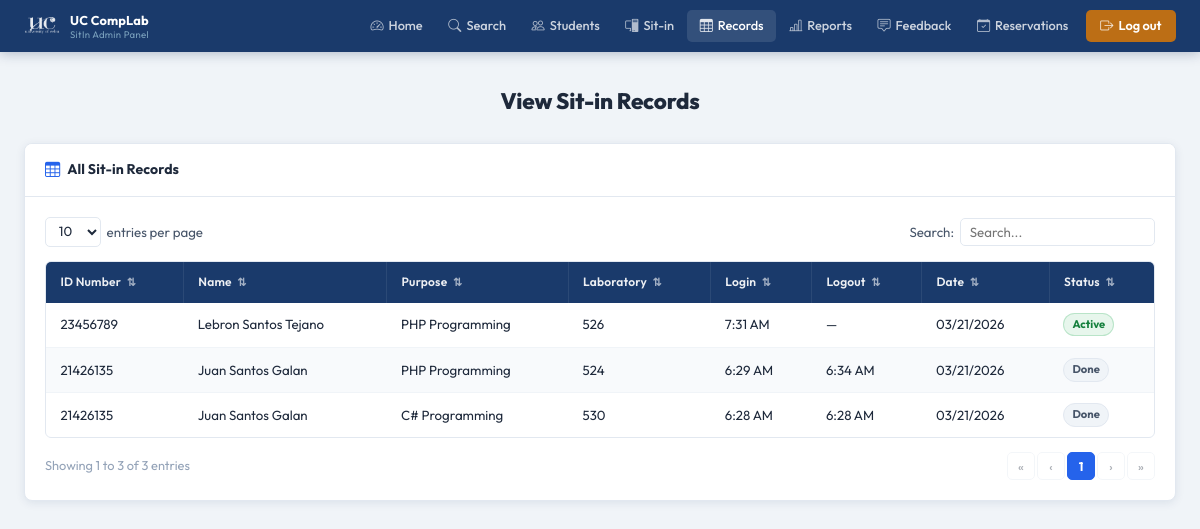
/pages/admin/view-sitin.php (signed in), run on an earlier commit of the app's database.
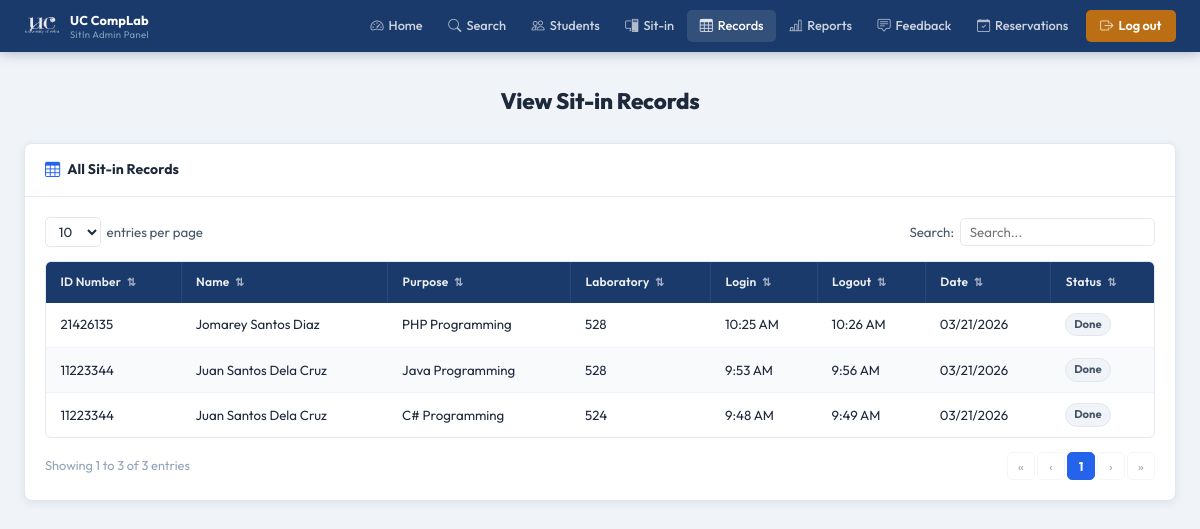
And on a later commit of the database.
### tables this page shows
CREATE TABLE sit_in_logs (
            id          INTEGER PRIMARY KEY AUTOINCREMENT,
            user_id     INTEGER NOT NULL,
            lab_room    TEXT    NOT NULL,
            purpose     TEXT,
            status      TEXT    DEFAULT 'active',
            login_time  DATETIME DEFAULT CURRENT_TIMESTAMP,
            logout_time DATETIME,
            FOREIGN KEY (user_id) REFERENCES users(id) ON DELETE CASCADE
        );

CREATE TABLE users (
            id                 INTEGER PRIMARY KEY AUTOINCREMENT,
            first_name         TEXT    NOT NULL,
            last_name          TEXT    NOT NULL,
            middle_name        TEXT,
            student_id         TEXT    UNIQUE NOT NULL,
            course             TEXT    NOT NULL,
            course_level       INTEGER NOT NULL,
            email              TEXT    UNIQUE NOT NULL,
            address            TEXT    NOT NULL,
            password           TEXT    NOT NULL,
            remaining_sessions INTEGER DEFAULT 30,
            created_at         DATETIME DEFAULT CURRENT_TIMESTAMP
        , profile_picture TEXT);

### pages/admin/view-sitin.php (the view, shortened to what this page needs)
<?php
$base = '../../';
$db = getDB();
$records = $db->query("
    SELECT s.id, u.student_id,
           u.first_name||' '||COALESCE(u.middle_name||' ','')||u.last_name AS full_name,
           s.purpose, s.lab_room,
           s.login_time, s.logout_time,
           DATE(s.login_time) AS log_date, s.status
    FROM sit_in_logs s
    JOIN users u ON u.id = s.user_id
    ORDER BY s.login_time DESC
")->fetchAll();
?>
<!DOCTYPE html>
<html lang="en">
<head>
  <link rel="stylesheet" href="<?= $base ?>assets/css/admin.css"/>
  <link rel="stylesheet" href="https://cdn.jsdelivr.net/npm/bootstrap-icons@1.11.3/font/bootstrap-icons.css"/>
</head>
<body>
<?php require_once __DIR__ . '/../../includes/admin-navbar.php'; ?>
<div class="admin-page">
  <div class="admin-inner">
    <h1 class="a-page-title">View Sit-in Records</h1>
    <div class="a-card">
      <div class="a-card-header">
        <i class="bi bi-table"></i> All Sit-in Records
      </div>
      <div class="a-card-body">
        <div class="a-table-controls">
          <div class="a-entries-wrap">
            <select id="recSelect" class="a-entries-select">
              <option>10</option><option>25</option><option>50</option>
            </select>
            <span>entries per page</span>
          </div>
          <div class="a-search-wrap">
            <label>Search:</label>
            <input type="text" id="recSearch" class="a-search-box" placeholder="Search..."/>
          </div>
        </div>
        <div class="a-table-wrap">
          <table class="a-table" id="recTable">
            <thead>
              <tr>
                <th class="a-sortable" data-col="0">ID Number <span class="a-sort-icon">⇅</span></th>
                <th class="a-sortable" data-col="1">Name <span class="a-sort-icon">⇅</span></th>
                <th class="a-sortable" data-col="2">Purpose <span class="a-sort-icon">⇅</span></th>
                <th class="a-sortable" data-col="3">Laboratory <span class="a-sort-icon">⇅</span></th>
                <th class="a-sortable" data-col="4">Login <span class="a-sort-icon">⇅</span></th>
                <th class="a-sortable" data-col="5">Logout <span class="a-sort-icon">⇅</span></th>
                <th class="a-sortable" data-col="6">Date <span class="a-sort-icon">⇅</span></th>
                <th class="a-sortable" data-col="7">Status <span class="a-sort-icon">⇅</span></th>
              </tr>
            </thead>
            <tbody id="recBody">
              <?php if (empty($records)): ?>
                <tr class="a-table-empty"><td colspan="8">No records found.</td></tr>
              <?php else: ?>
                <?php foreach ($records as $r): ?>
                  <tr class="a-data-row">
                    <td><?= htmlspecialchars($r['student_id']) ?></td>
                    <td><?= htmlspecialchars($r['full_name']) ?></td>
                    <td><?= htmlspecialchars($r['purpose'] ?? '—') ?></td>
                    <td><?= htmlspecialchars($r['lab_room']) ?></td>
                    <td><?= $r['login_time']  ? date('g:i A', strtotime($r['login_time']))  : '—' ?></td>
                    <td><?= $r['logout_time'] ? date('g:i A', strtotime($r['logout_time'])) : '—' ?></td>
                    <td><?= date('m/d/Y', strtotime($r['log_date'])) ?></td>
                    <td>
                      <?php $st = $r['logout_time'] ? 'done' : 'active'; ?>
                      <span class="a-badge badge-<?= $st ?>"><?= ucfirst($st) ?></span>
                    </td>
                  </tr>
                <?php endforeach; ?>
              <?php endif; ?>
            </tbody>
          </table>
        </div>
        <div class="a-table-footer">
          <div class="a-table-info" id="recInfo"></div>
          <div class="a-pagination"  id="recPag"></div>
        </div>
      </div>
    </div>
  </div>
</div>
</body>
</html>

### includes/admin-navbar.php (shortened to what this page needs)
<?php
$_currentFile = basename($_SERVER['PHP_SELF']);
function _aNav(string $file): string {
    global $_currentFile;
    return $_currentFile === $file ? 'a-active' : '';
}
?>
<nav class="admin-navbar">
  <div class="admin-nav-inner">
    <a href="<?= $base ?>pages/admin/index.php" class="admin-brand-wrap">
      <img src="<?= $base ?>assets/images/uc-logo-white.png" alt="UC" class="admin-brand-logo" />
      <div class="admin-brand-text">
        <span class="admin-brand-name">UC CompLab</span>
        <span class="admin-brand-sub">SitIn Admin Panel</span>
      </div>
    </a>
    <ul class="admin-nav-links">
      <li><a href="<?= $base ?>pages/admin/index.php" class="<?= _aNav('index.php') ?>">
        <i class="bi bi-speedometer2"></i> Home
      </a></li>
      <li><a href="#" id="adminSearchBtn">
        <i class="bi bi-search"></i> Search
      </a></li>
      <li><a href="<?= $base ?>pages/admin/students.php" class="<?= _aNav('students.php') ?>">
        <i class="bi bi-people"></i> Students
      </a></li>
      <li><a href="<?= $base ?>pages/admin/sitin.php" class="<?= _aNav('sitin.php') ?>">
        <i class="bi bi-pc-display"></i> Sit-in
      </a></li>
      <li><a href="<?= $base ?>pages/admin/view-sitin.php" class="<?= _aNav('view-sitin.php') ?>">
        <i class="bi bi-table"></i> Records
      </a></li>
      <li><a href="<?= $base ?>pages/admin/sitin-reports.php" class="<?= _aNav('sitin-reports.php') ?>">
        <i class="bi bi-bar-chart-line"></i> Reports
      </a></li>
      <li><a href="<?= $base ?>pages/admin/feedback.php" class="<?= _aNav('feedback.php') ?>">
        <i class="bi bi-chat-square-text"></i> Feedback
      </a></li>
      <li><a href="<?= $base ?>pages/admin/reservation.php" class="<?= _aNav('reservation.php') ?>">
        <i class="bi bi-calendar-check"></i> Reservations
      </a></li>
      <li><a href="<?= $base ?>pages/logout.php" class="admin-logout-btn">
        <i class="bi bi-box-arrow-right"></i> Log out
      </a></li>
    </ul>
  </div>
</nav>

### includes/admin-navbar.php (style rules this page uses)
.admin-brand-wrap { display: flex; align-items: center; gap: 10px; text-decoration: none; flex-shrink: 0; margin-right: 1.25rem; }
.admin-brand-logo { height: 32px; width: auto; object-fit: contain; filter: brightness(0) invert(1); opacity: 0.90; }
.admin-brand-text { display: flex; flex-direction: column; line-height: 1.25; }
.admin-brand-name { font-size: 0.80rem; font-weight: 700; color: #fff; letter-spacing: 0.15px; white-space: nowrap; }
.admin-brand-sub { font-size: 0.60rem; color: rgba(189,232,245,0.60); letter-spacing: 0.3px; }

What changed in the data, as far as the page shows it:
removed sit_in_logs: user.student_id "23456789", full_name "Lebron Santos Tejano", purpose "PHP Programming", lab_room "526", login_time "7:31 AM", log_date "03/21/2026", logout_time "Active"
added sit_in_logs: user.student_id "21426135", full_name "Jomarey Santos Diaz", purpose "PHP Programming", lab_room "528", login_time "10:25 AM", logout_time "10:26 AM", log_date "03/21/2026", logout_time "Done"
changed sit_in_logs: user.student_id "21426135" → "11223344"; full_name "Juan Santos Galan" → "Juan Santos Dela Cruz"; purpose "PHP Programming" → "Java Programming"; lab_room "524" → "528"; login_time "6:29 AM" → "9:53 AM"; logout_time "6:34 AM" → "9:56 AM"
changed sit_in_logs "C# Programming": user.student_id "21426135" → "11223344"; full_name "Juan Santos Galan" → "Juan Santos Dela Cruz"; lab_room "530" → "524"; login_time "6:28 AM" → "9:48 AM"; logout_time "6:28 AM" → "9:49 AM"
